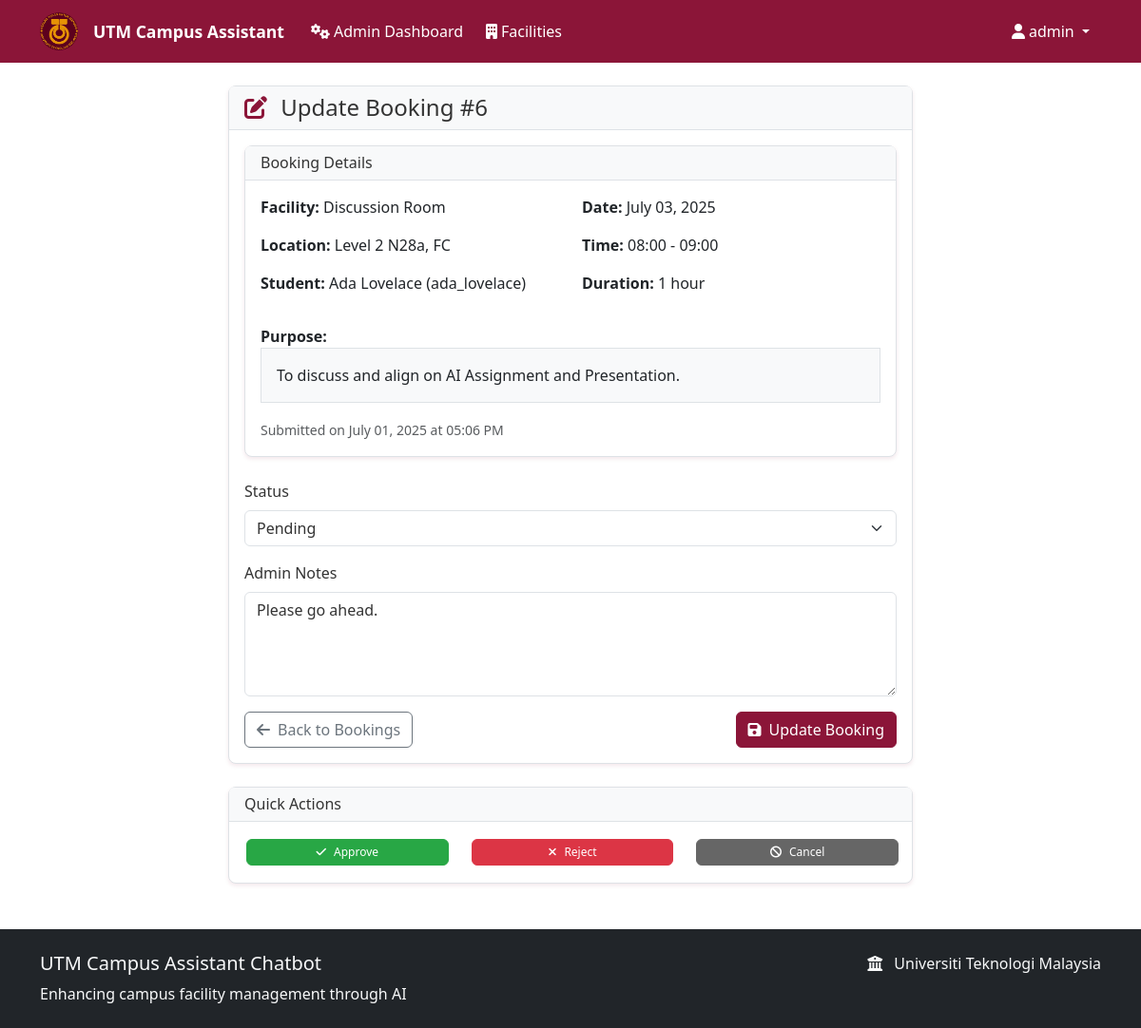
The page /update_booking/6 (signed in) on the database its author committed.
### models.py (models this page shows, shortened)
class User(UserMixin, db.Model):
    __tablename__ = 'users'
    id = db.Column(db.Integer, primary_key=True)
    username = db.Column(db.String(80), unique=True, nullable=False)
    email = db.Column(db.String(120), unique=True, nullable=False)
    password_hash = db.Column(db.String(256), nullable=False)
    role = db.Column(Enum(UserRole), nullable=False, default=UserRole.STUDENT)
    full_name = db.Column(db.String(100), nullable=False)
    student_id = db.Column(db.String(20), unique=True, nullable=True)
    created_at = db.Column(db.DateTime, default=datetime.utcnow)

class FacilityBooking(db.Model):
    __tablename__ = 'facility_bookings'
    id = db.Column(db.Integer, primary_key=True)
    facility_id = db.Column(db.Integer, db.ForeignKey('facilities.id'), nullable=False)
    user_id = db.Column(db.Integer, db.ForeignKey('users.id'), nullable=False)
    booking_date = db.Column(db.Date, nullable=False)
    start_hour = db.Column(db.Integer, nullable=False)  # 0-23 for hour slots
    end_hour = db.Column(db.Integer, nullable=False)    # 0-23 for hour slots
    purpose = db.Column(db.String(200))
    status = db.Column(Enum(BookingStatus), default=BookingStatus.PENDING)
    admin_notes = db.Column(db.Text)
    created_at = db.Column(db.DateTime, default=datetime.utcnow)
    updated_at = db.Column(db.DateTime, default=datetime.utcnow, onupdate=datetime.utcnow)
    facility = db.relationship('Facility', backref='bookings')
    user = db.relationship('User', backref='facility_bookings')
    @property
    def duration_hours(self):
        return self.end_hour - self.start_hour
    @property
    def time_slot_display(self):
        return f"{self.start_hour:02d}:00 - {self.end_hour:02d}:00"

class Facility(db.Model):
    __tablename__ = 'facilities'
    id = db.Column(db.Integer, primary_key=True)
    name = db.Column(db.String(100), nullable=False)
    category = db.Column(db.String(50), nullable=False)
    location = db.Column(db.String(200), nullable=False)
    description = db.Column(db.Text)
    is_bookable = db.Column(db.Boolean, default=False)
    is_active = db.Column(db.Boolean, default=True)
    capacity = db.Column(db.Integer)
    operating_hours = db.Column(db.String(100))
    contact_info = db.Column(db.String(200))
    created_at = db.Column(db.DateTime, default=datetime.utcnow)
    updated_at = db.Column(db.DateTime, default=datetime.utcnow, onupdate=datetime.utcnow)

### routes.py (the view)
@app.route('/update_booking/<int:booking_id>', methods=['GET', 'POST'])
@login_required
def update_booking(booking_id):
    if current_user.role != UserRole.ADMIN:
        flash('Access denied.', 'error')
        return redirect(url_for('index'))
    booking = FacilityBooking.query.get_or_404(booking_id)
    form = BookingManagementForm(obj=booking)
    if form.validate_on_submit():
        booking.status = BookingStatus(form.status.data)
        booking.admin_notes = form.admin_notes.data
        db.session.commit()
        flash('Booking updated successfully!', 'success')
        return redirect(url_for('manage_bookings'))
    return render_template('update_booking.html', form=form, booking=booking)

### forms.py
class BookingManagementForm(FlaskForm):
    status = SelectField('Status', validators=[DataRequired()],
                        choices=[(s.value, s.value.title()) for s in BookingStatus])
    admin_notes = TextAreaField('Admin Notes', validators=[Length(max=500)])
    submit = SubmitField('Update Booking')

### flask_app.py (called while the page is built)
@login_manager.user_loader
def load_user(user_id):
    from models import User
    return User.query.get(int(user_id))

### templates/update_booking.html (shortened to what this page needs)
{% extends "base.html" %}
{% block content %}
<div class="container mt-4">
    <div class="row justify-content-center">
        <div class="col-md-8">
            <div class="card">
                <div class="card-header">
                    <h4 class="mb-0">
                        <i class="fas fa-edit text-primary me-2"></i>
                        Update Booking #{{ booking.id }}
                    </h4>
                </div>
                <div class="card-body">
                    <div class="card mb-4">
                        <div class="card-header">
                            <h6 class="mb-0">Booking Details</h6>
                        </div>
                        <div class="card-body">
                            <div class="row">
                                <div class="col-md-6">
                                    <p><strong>Facility:</strong> {{ booking.facility.name }}</p>
                                    <p><strong>Location:</strong> {{ booking.facility.location }}</p>
                                    <p><strong>Student:</strong> {{ booking.user.full_name }} ({{ booking.user.username }})</p>
                                </div>
                                <div class="col-md-6">
                                    <p><strong>Date:</strong> {{ booking.booking_date.strftime('%B %d, %Y') }}</p>
                                    <p><strong>Time:</strong> {{ booking.time_slot_display }}</p>
                                    <p><strong>Duration:</strong> {{ booking.duration_hours }} hour{% if booking.duration_hours != 1 %}s{% endif %}</p>
                                </div>
                            </div>
                            <div class="mt-3">
                                <strong>Purpose:</strong>
                                <p class="border p-3 bg-light">{{ booking.purpose }}</p>
                            </div>
                            <small class="text-muted">
                                Submitted on {{ booking.created_at.strftime('%B %d, %Y at %I:%M %p') }}
                            </small>
                        </div>
                    </div>
                    <form method="POST">
                        <div class="mb-3">
                            {{ form.status.label(class="form-label") }}
                            {{ form.status(class="form-select") }}
                        </div>
                        <div class="mb-3">
                            {{ form.admin_notes.label(class="form-label") }}
                            {{ form.admin_notes(class="form-control", rows="4", placeholder="Add notes about this booking decision...") }}
                        </div>
                        <div class="d-flex justify-content-between">
                            <a href="{{ url_for('manage_bookings') }}" class="btn btn-outline-secondary">
                                <i class="fas fa-arrow-left me-2"></i>Back to Bookings
                            </a>
                            <div>
                                <button type="submit" name="submit" value="Update Booking" class="btn btn-primary">
                                    <i class="fas fa-save me-2"></i>Update Booking
                                </button>
                            </div>
                        </div>
                    </form>
                </div>
            </div>
            <div class="card mt-4">
                <div class="card-header">
                    <h6 class="mb-0">Quick Actions</h6>
                </div>
                <div class="card-body">
                    <div class="row">
                        <div class="col-md-4">
                            <button class="btn btn-success w-100 quick-action" data-status="approved">
                                <i class="fas fa-check me-2"></i>Approve
                            </button>
                        </div>
                        <div class="col-md-4">
                            <button class="btn btn-danger w-100 quick-action" data-status="rejected">
                                <i class="fas fa-times me-2"></i>Reject
                            </button>
                        </div>
                        <div class="col-md-4">
                            <button class="btn btn-secondary w-100 quick-action" data-status="cancelled">
                                <i class="fas fa-ban me-2"></i>Cancel
                            </button>
                        </div>
                    </div>
                </div>
            </div>
        </div>
    </div>
</div>
{% endblock %}

### templates/base.html (shortened to what this page needs)
<!DOCTYPE html>
<html lang="en">
<head>
    <link href="https://cdn.jsdelivr.net/npm/bootstrap@5.3.0/dist/css/bootstrap.min.css" rel="stylesheet">
    <link href="{{ url_for('static', filename='css/style.css') }}" rel="stylesheet">
    <link rel="stylesheet" href="https://cdnjs.cloudflare.com/ajax/libs/font-awesome/6.4.0/css/all.min.css">
</head>
<body>
    <nav class="navbar navbar-expand-lg navbar-dark">
        <div class="container">
            <a class="navbar-brand" href="{{ url_for('index') }}">
                <img src="{{ url_for('static', filename='images/facilities/utm-logo.png') }}" alt="UTM Logo" class="utm-logo-img">
                <span class="text-white">UTM Campus Assistant</span>
            </a>
            <div class="collapse navbar-collapse" id="navbarNav">
                <ul class="navbar-nav me-auto">
                    {% if current_user.is_authenticated %}
                        {% if current_user.role.value == 'student' %}
                            <li class="nav-item">
                                <a class="nav-link" href="{{ url_for('student_dashboard') }}">
                                    <i class="fas fa-tachometer-alt me-1"></i>Dashboard
                                </a>
                            </li>
                            <li class="nav-item">
                                <a class="nav-link" href="{{ url_for('chatbot') }}">
                                    <i class="fas fa-comments me-1"></i>Chatbot
                                </a>
                            </li>
                            <li class="nav-item">
                                <a class="nav-link" href="{{ url_for('report_issue') }}">
                                    <i class="fas fa-exclamation-triangle me-1"></i>Report Issue
                                </a>
                            </li>
                            <li class="nav-item">
                                <a class="nav-link" href="{{ url_for('facility_info') }}">
                                    <i class="fas fa-building me-1"></i>Facilities
                                </a>
                            </li>
                        {% elif current_user.role.value == 'admin' %}
                            <li class="nav-item">
                                <a class="nav-link" href="{{ url_for('admin_dashboard') }}">
                                    <i class="fas fa-cogs me-1"></i>Admin Dashboard
                                </a>
                            </li>
                            <li class="nav-item">
                                <a class="nav-link" href="{{ url_for('facility_info') }}">
                                    <i class="fas fa-building me-1"></i>Facilities
                                </a>
                            </li>
                        {% endif %}
                    {% endif %}
                </ul>
                <ul class="navbar-nav">
                    {% if current_user.is_authenticated %}
                        <li class="nav-item dropdown">
                            <a class="nav-link dropdown-toggle" href="#" id="navbarDropdown" role="button" data-bs-toggle="dropdown">
                                <i class="fas fa-user me-1"></i>{{ current_user.full_name }}
                            </a>
                        </li>
                    {% endif %}
                </ul>
            </div>
        </div>
    </nav>
    <main class="container my-4">
        {% block content %}{% endblock %}
    </main>
    <footer class="bg-dark text-light py-4 mt-5">
        <div class="container">
            <div class="row">
                <div class="col-md-6">
                    <h5>UTM Campus Assistant Chatbot</h5>
                    <p class="mb-0">Enhancing campus facility management through AI</p>
                </div>
                <div class="col-md-6 text-md-end">
                    <p class="mb-0">
                        <i class="fas fa-university me-2"></i>
                        Universiti Teknologi Malaysia
                    </p>
                </div>
            </div>
        </div>
    </footer>
</body>
</html>

### static/css/style.css (style rules this page uses)
:root { --utm-maroon: #8B1538; --utm-maroon-dark: #6B1028; --utm-maroon-light: #AB1548; --utm-gold: #FFD700; --utm-gold-dark: #E5C100; --utm-gray: #f8f9fa; --utm-text: #333333; --utm-text-light: #666666; --utm-white: #ffffff; --utm-border: #dee2e6; }
.btn-primary { background-color: var(--utm-maroon); border-color: var(--utm-maroon); }
.text-primary { color: var(--utm-maroon) !important; }
.navbar-dark { background-color: var(--utm-maroon) !important; }
.navbar-brand { color: var(--utm-white) !important; font-weight: 700; font-size: 1.3rem; display: flex; align-items: center; gap: 0.5rem; }
.navbar-nav .nav-link { color: var(--utm-white) !important; font-weight: 500; transition: color 0.2s ease; margin: 0 0.25rem; }
.utm-logo-img { width: 40px; height: 40px; object-fit: cover; border-radius: 50%; margin-right: 8px; vertical-align: middle; }
.card { border: 1px solid var(--utm-border); border-radius: 0.5rem; box-shadow: 0 0.125rem 0.25rem rgba(139, 21, 56, 0.1); transition: transform 0.2s ease-in-out, box-shadow 0.2s ease-in-out; }
.card-header { background-color: var(--utm-gray); border-bottom: 1px solid var(--utm-border); font-weight: 600; color: var(--utm-text); }
.quick-action { margin: 0.125rem; border-radius: 1rem; font-size: 0.75rem; padding: 0.25rem 0.75rem; }
.card { transition: transform 0.2s ease-in-out, box-shadow 0.2s ease-in-out; }
.form-control { border: 1px solid var(--utm-border); border-radius: 0.375rem; background-color: var(--utm-white); color: var(--utm-text); }
.form-control::placeholder { color: var(--utm-text-light); opacity: 0.8; }
.form-label { color: var(--utm-text); font-weight: 500; margin-bottom: 0.5rem; }
.form-select { border: 1px solid var(--utm-border); border-radius: 0.375rem; background-color: var(--utm-white); color: var(--utm-text); }
.btn { border-radius: 0.375rem; font-weight: 500; transition: all 0.2s ease; }
.btn-secondary { background-color: var(--utm-text-light); border-color: var(--utm-text-light); color: var(--utm-white); }
.btn-success { background-color: #28a745; border-color: #28a745; }
.btn-danger { background-color: #dc3545; border-color: #dc3545; }
.navbar-brand { font-weight: 600; font-size: 1.1rem; }
.navbar-nav .nav-link { font-weight: 500; transition: color 0.2s ease; }
footer { margin-top: auto; }

### rows shown on the page
User: full_name "admin"
FacilityBooking: id "6", booking_date "July 03, 2025", time_slot_display "08:00 - 09:00", duration_hours "1", purpose "To discuss and align on AI Assignment and Presentation.", created_at "July 01, 2025 at 05:06 PM", status "Pending", admin_notes "Please go ahead."
Facility: facility.name "Discussion Room", facility.location "Level 2 N28a, FC"
User: user.full_name "Ada Lovelace", user.username "ada_lovelace"
